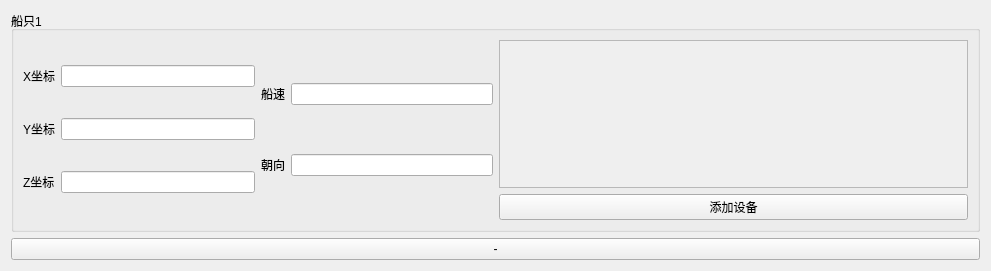
<?xml version="1.0" encoding="UTF-8"?>
<ui version="4.0">
 <class>shipWidget</class>
 <widget class="QWidget" name="shipWidget">
  <property name="geometry">
   <rect>
    <x>0</x>
    <y>0</y>
    <width>991</width>
    <height>271</height>
   </rect>
  </property>
  <property name="minimumSize">
   <size>
    <width>0</width>
    <height>200</height>
   </size>
  </property>
  <property name="windowTitle">
   <string>shipWidget</string>
  </property>
  <layout class="QVBoxLayout" name="verticalLayout_3">
   <item>
    <layout class="QVBoxLayout" name="verticalLayout_4">
     <item>
      <widget class="QGroupBox" name="groupBox">
       <property name="minimumSize">
        <size>
         <width>0</width>
         <height>200</height>
        </size>
       </property>
       <property name="title">
        <string>船只1</string>
       </property>
       <layout class="QHBoxLayout" name="horizontalLayout_7">
        <item>
         <layout class="QHBoxLayout" name="horizontalLayout_6">
          <item>
           <layout class="QVBoxLayout" name="verticalLayout_5">
            <item>
             <layout class="QHBoxLayout" name="horizontalLayout">
              <item>
               <widget class="QLabel" name="label">
                <property name="text">
                 <string>X坐标</string>
                </property>
               </widget>
              </item>
              <item>
               <widget class="QLineEdit" name="X_offset"/>
              </item>
             </layout>
            </item>
            <item>
             <layout class="QHBoxLayout" name="horizontalLayout_2">
              <item>
               <widget class="QLabel" name="label_3">
                <property name="text">
                 <string>Y坐标</string>
                </property>
               </widget>
              </item>
              <item>
               <widget class="QLineEdit" name="Y_offset"/>
              </item>
             </layout>
            </item>
            <item>
             <layout class="QHBoxLayout" name="horizontalLayout_3">
              <item>
               <widget class="QLabel" name="label_2">
                <property name="text">
                 <string>Z坐标</string>
                </property>
               </widget>
              </item>
              <item>
               <widget class="QLineEdit" name="Z_offset"/>
              </item>
             </layout>
            </item>
           </layout>
          </item>
          <item>
           <layout class="QVBoxLayout" name="verticalLayout_6">
            <item>
             <layout class="QHBoxLayout" name="horizontalLayout_5">
              <item>
               <widget class="QLabel" name="label_39">
                <property name="text">
                 <string>船速</string>
                </property>
               </widget>
              </item>
              <item>
               <widget class="QLineEdit" name="ship_Speed"/>
              </item>
             </layout>
            </item>
            <item>
             <layout class="QHBoxLayout" name="horizontalLayout_4">
              <item>
               <widget class="QLabel" name="label_38">
                <property name="text">
                 <string>朝向</string>
                </property>
               </widget>
              </item>
              <item>
               <widget class="QLineEdit" name="ship_Orienteation"/>
              </item>
             </layout>
            </item>
           </layout>
          </item>
         </layout>
        </item>
        <item>
         <layout class="QVBoxLayout" name="verticalLayout">
          <item>
           <widget class="QScrollArea" name="scrollArea">
            <property name="widgetResizable">
             <bool>true</bool>
            </property>
            <widget class="QWidget" name="scrollAreaWidgetContents">
             <property name="geometry">
              <rect>
               <x>0</x>
               <y>0</y>
               <width>468</width>
               <height>152</height>
              </rect>
             </property>
             <layout class="QVBoxLayout" name="verticalLayout_2">
              <item>
               <layout class="QVBoxLayout" name="DeviceonShipLayout">
                <item>
                 <spacer name="verticalSpacer">
                  <property name="orientation">
                   <enum>Qt::Orientation::Vertical</enum>
                  </property>
                  <property name="sizeHint" stdset="0">
                   <size>
                    <width>20</width>
                    <height>40</height>
                   </size>
                  </property>
                 </spacer>
                </item>
               </layout>
              </item>
             </layout>
            </widget>
           </widget>
          </item>
          <item>
           <widget class="QPushButton" name="shipEquipmentPlus">
            <property name="text">
             <string>添加设备</string>
            </property>
           </widget>
          </item>
         </layout>
        </item>
       </layout>
      </widget>
     </item>
    </layout>
   </item>
   <item>
    <widget class="QPushButton" name="deleteShip">
     <property name="text">
      <string>-</string>
     </property>
    </widget>
   </item>
  </layout>
 </widget>
 <resources/>
 <connections/>
</ui>
